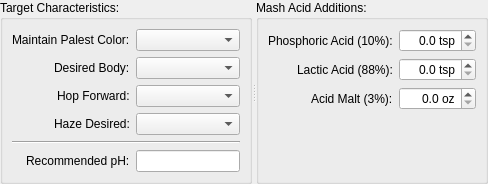
    <widget class="QSplitter" name="splitter">
     <property name="orientation">
      <enum>Qt::Horizontal</enum>
     </property>
     <widget class="QGroupBox" name="group_targets">
      <property name="title">
       <string>Target Characteristics:</string>
      </property>
      <layout class="QFormLayout" name="formLayout">
       <property name="labelAlignment">
        <set>Qt::AlignRight|Qt::AlignTrailing|Qt::AlignVCenter</set>
       </property>
       <item row="0" column="0">
        <widget class="QLabel" name="lbl_pale">
         <property name="text">
          <string>Maintain Palest Color:</string>
         </property>
        </widget>
       </item>
       <item row="0" column="1">
        <widget class="QComboBox" name="pale"/>
       </item>
       <item row="1" column="0">
        <widget class="QLabel" name="lbl_body">
         <property name="text">
          <string>Desired Body:</string>
         </property>
        </widget>
       </item>
       <item row="1" column="1">
        <widget class="QComboBox" name="body">
         <property name="currentText">
          <string/>
         </property>
        </widget>
       </item>
       <item row="2" column="0">
        <widget class="QLabel" name="lbl_hopForward">
         <property name="text">
          <string>Hop Forward:</string>
         </property>
        </widget>
       </item>
       <item row="2" column="1">
        <widget class="QComboBox" name="hopForward"/>
       </item>
       <item row="3" column="0">
        <widget class="QLabel" name="lbl_hazeDesired">
         <property name="text">
          <string>Haze Desired:</string>
         </property>
        </widget>
       </item>
       <item row="3" column="1">
        <widget class="QComboBox" name="hazeDesired"/>
       </item>
       <item row="4" column="0" colspan="2">
        <widget class="Line" name="line">
         <property name="orientation">
          <enum>Qt::Horizontal</enum>
         </property>
        </widget>
       </item>
       <item row="5" column="0">
        <widget class="QLabel" name="lbl_recommended">
         <property name="text">
          <string>Recommended pH:</string>
         </property>
        </widget>
       </item>
       <item row="5" column="1">
        <widget class="QLineEdit" name="recommended">
         <property name="toolTip">
          <string>Credit for this goes to VikeMan's BrewCipher.</string>
         </property>
         <property name="readOnly">
          <bool>true</bool>
         </property>
        </widget>
       </item>
      </layout>
     </widget>
     <widget class="QGroupBox" name="group_acids">
      <property name="title">
       <string>Mash Acid Additions:</string>
      </property>
      <layout class="QFormLayout" name="formLayout_2">
       <property name="labelAlignment">
        <set>Qt::AlignRight|Qt::AlignTrailing|Qt::AlignVCenter</set>
       </property>
       <item row="0" column="0">
        <widget class="QLabel" name="lbl_phosphoric">
         <property name="text">
          <string>Phosphoric Acid (10%):</string>
         </property>
        </widget>
       </item>
       <item row="0" column="1">
        <widget class="QDoubleSpinBox" name="phosphoric">
         <property name="alignment">
          <set>Qt::AlignRight|Qt::AlignTrailing|Qt::AlignVCenter</set>
         </property>
         <property name="suffix">
          <string> tsp</string>
         </property>
         <property name="decimals">
          <number>1</number>
         </property>
        </widget>
       </item>
       <item row="1" column="0">
        <widget class="QLabel" name="lbl_lactic">
         <property name="text">
          <string>Lactic Acid (88%):</string>
         </property>
        </widget>
       </item>
       <item row="1" column="1">
        <widget class="QDoubleSpinBox" name="lactic">
         <property name="alignment">
          <set>Qt::AlignRight|Qt::AlignTrailing|Qt::AlignVCenter</set>
         </property>
         <property name="suffix">
          <string> tsp</string>
         </property>
         <property name="decimals">
          <number>1</number>
         </property>
        </widget>
       </item>
       <item row="2" column="0">
        <widget class="QLabel" name="lbl_acidMalt">
         <property name="text">
          <string>Acid Malt (3%):</string>
         </property>
        </widget>
       </item>
       <item row="2" column="1">
        <widget class="QDoubleSpinBox" name="acidMalt">
         <property name="alignment">
          <set>Qt::AlignRight|Qt::AlignTrailing|Qt::AlignVCenter</set>
         </property>
         <property name="suffix">
          <string> oz</string>
         </property>
         <property name="decimals">
          <number>1</number>
         </property>
        </widget>
       </item>
      </layout>
     </widget>
    </widget>
